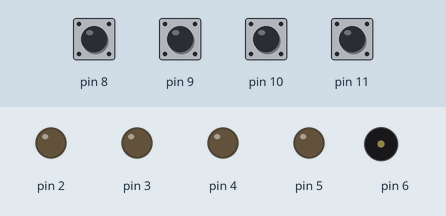
The sketch below on a simulated Arduino Uno, built with avr-gcc and run on an emulated ATmega328P. On the bench: output pins drawn as LEDs (lit = HIGH), buzzer (waves = sounding). The test bench sets the inputs (shaded band); at power-on: pin 8–11 HIGH.

Above: at 1.2 s.
1.3 s: pin 8 pulled LOW for 0.15 s
At 1.37 s:
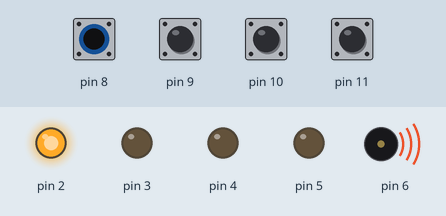
2.9 s: pin 9 pulled LOW for 0.15 s
At 2.97 s:
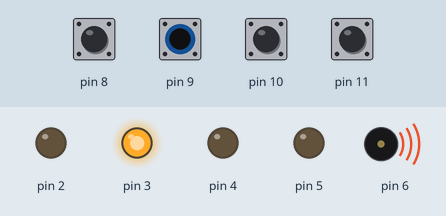
4.5 s: pin 10 pulled LOW for 0.15 s
At 4.57 s:
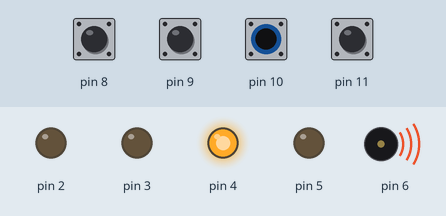
6.1 s: pin 11 pulled LOW for 0.15 s
At 6.17 s:
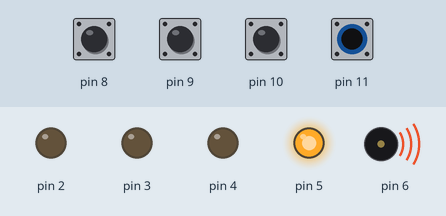
Timing chart, 0 to 8.7 s (numbered marks = the images above; inputs shaded):
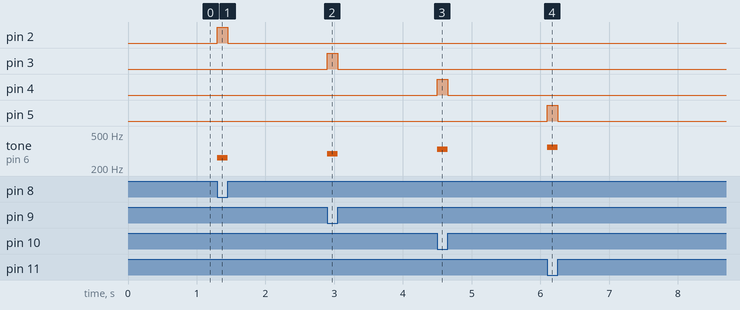

The sketch:

17-Pianinho.ino
```cpp
/**
  Pianinho Luminoso
  @author Anderson Wilmer
  Data: 19 de setembro de 2025
*/

void setup() {
  // LEDs
  pinMode(2, OUTPUT);
  pinMode(3, OUTPUT);
  pinMode(4, OUTPUT);
  pinMode(5, OUTPUT);
  // Buzzer
  pinMode(6, OUTPUT);
  // Botões
  pinMode(8, INPUT_PULLUP);
  pinMode(9, INPUT_PULLUP);
  pinMode(10, INPUT_PULLUP);
  pinMode(11, INPUT_PULLUP);

}

void loop() {
  int botao1 = digitalRead(8);
  int botao2 = digitalRead(9);
  int botao3 = digitalRead(10);
  int botao4 = digitalRead(11);
  if (botao1 == 0) {
    digitalWrite(2, HIGH);
    tone(6, 262); //DÓ
  } else if (botao2 == 0) {
    digitalWrite(3, HIGH);
    tone(6, 294); //RÉ
  } else if (botao3 == 0) {
    digitalWrite(4, HIGH);
    tone(6, 330); //MI
  } else if (botao4 == 0) {
    digitalWrite(5, HIGH);
    tone(6, 349); //FÁ
  } else {
    digitalWrite(2, LOW);
    digitalWrite(3, LOW);
    digitalWrite(4, LOW);
    digitalWrite(5, LOW);
    noTone(6);
  }

}
```

Measured:
- after the input at 1.3 s, pin 2: LOW → HIGH at once, → LOW 0.15 s later; tone on pin 6: silent → 262 Hz at once, → silent 0.15 s later
- after the input at 2.9 s, pin 3: LOW → HIGH at once, → LOW 0.15 s later; tone on pin 6: silent → 294 Hz at once, → silent 0.15 s later
- after the input at 4.5 s, pin 4: LOW → HIGH at once, → LOW 0.15 s later; tone on pin 6: silent → 330 Hz at once, → silent 0.15 s later
- after the input at 6.1 s, pin 5: LOW → HIGH at once, → LOW 0.15 s later; tone on pin 6: silent → 349 Hz at once, → silent 0.15 s later
